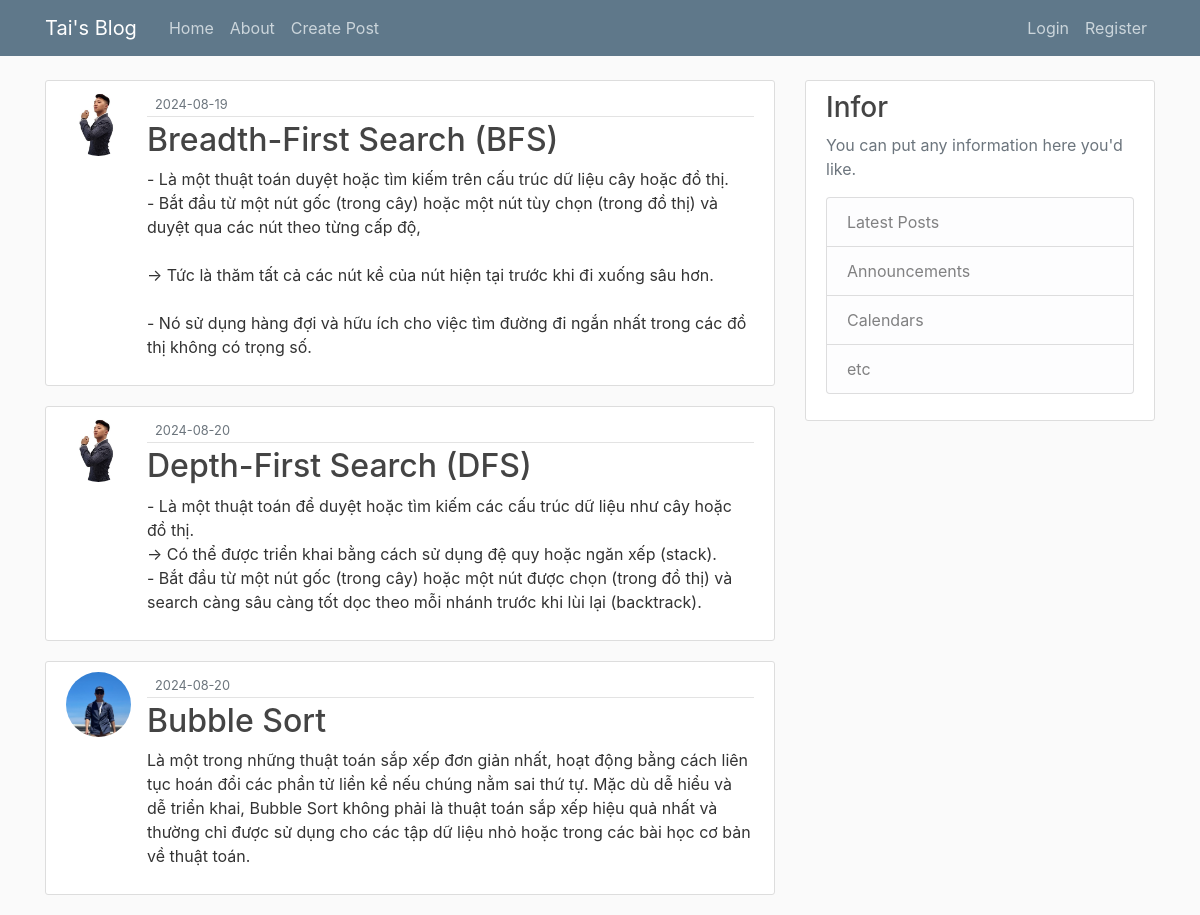
Page /home on the earlier database version.
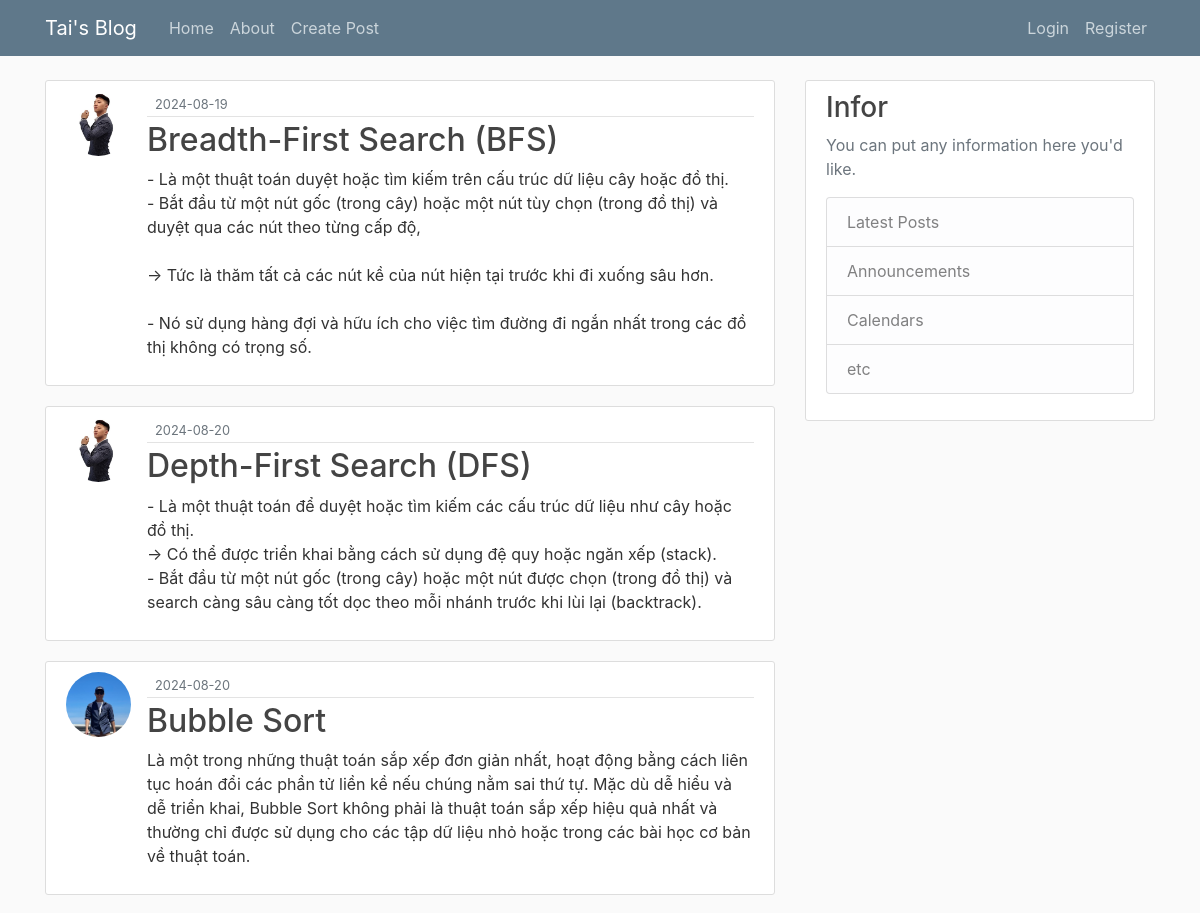
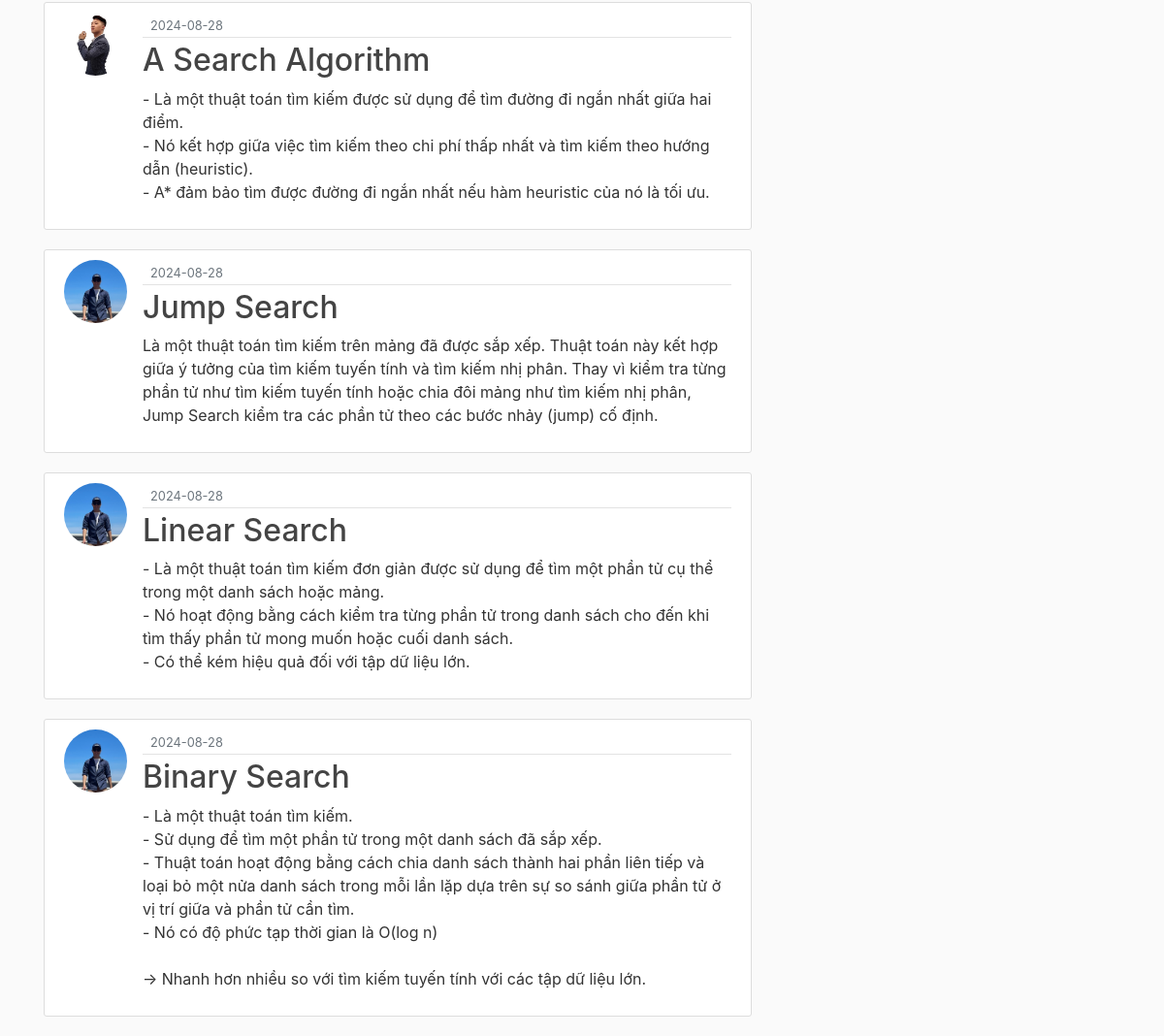
Same page on the later database version (2 pictures, top to bottom).
### flaskblog/models.py (models this page shows, shortened)
class Post(db.Model):
    id = db.Column(db.Integer, primary_key = True)
    title = db.Column(db.String(100), nullable=False)
    date_posted = db.Column(db.DateTime, nullable=False, default = datetime.utcnow)
    content = db.Column(db.Text, nullable = False)
    user_id = db.Column(db.Integer, db.ForeignKey('user.id'), nullable = False)

class User(db.Model, UserMixin):
    id = db.Column(db.Integer, primary_key = True)
    user_name = db.Column(db.String(20), unique = True, nullable=False)
    email = db.Column(db.String(120), unique = True, nullable=False)
    image_file = db.Column(db.String(20), nullable=False, default = 'default.jpg')
    password = db.Column(db.String(60), nullable = False)
    posts = db.relationship('Post', backref = 'author', lazy  = True)

### flaskblog/routes.py (the view)
@app.route("/")
@app.route("/home")
def home():
    posts = Post.query.all()
    return render_template('home.html', posts=posts)

### flaskblog/templates/home.html (shortened to what this page needs)
{% extends "layout.html" %}
{% block content %}
    {% for post in posts %}
        <article class="media content-section">
          <img class="rounded-circle article-img" src="{{ url_for('static', filename='profile_pics/' + post.author.image_file) }}">
          <div class="media-body">
            <div class="article-metadata">
            <small class="text-muted">{{ post.date_posted.strftime('%Y-%m-%d') }}</small>
            </div>
          <h2><a class="article-title" href="{{ url_for('post', post_id=post.id) }}">{{ post.title }}</a></h2>
            <p class="article-content">{{ post.content }}</p>
          </div>
        </article>
    {% endfor %}
{% endblock content %}

### flaskblog/templates/layout.html (shortened to what this page needs)
<!DOCTYPE html>
<html>
<head>
  <link href="https://maxcdn.bootstrapcdn.com/bootstrap/4.0.0/css/bootstrap.min.css" rel="stylesheet"
>
  <link rel="stylesheet" type="text/css" href="{{ url_for('static',filename ='main.css') }}">
</head>
<body>
  <header class="site-header">
    <nav class="navbar navbar-expand-md navbar-dark bg-steel fixed-top">
      <div class="container">
        <a class="navbar-brand mr-4" href="/">Tai's Blog</a>
        <div class="collapse navbar-collapse" id="navbarToggle">
          <div class="navbar-nav mr-auto">
            <a class="nav-item nav-link" href="{{ url_for('home') }}">Home</a>
            <a class="nav-item nav-link" href="{{ url_for('about') }}">About</a>
            <a class="nav-item nav-link" href="{{ url_for('new_post') }}">Create Post</a>
          </div>
          <div class="navbar-nav">
            {% if current_user.is_authenticated %}
            <a class="nav-item nav-link" href="{{ url_for('account') }}">Account</a>
            <a class="nav-item nav-link" href="{{ url_for('logout') }}">Logout</a>
            {% else %}
            <a class="nav-item nav-link" href="{{ url_for('login') }}">Login</a>
            <a class="nav-item nav-link" href="{{ url_for('register') }}">Register</a>
            {% endif %}
          </div>
        </div>
      </div>
    </nav>
  </header>
  <main role="main" class="container">
    <div class="row">
      <div class="col-md-8">
        {% block content %}
        {% endblock %}
      </div>
      <div class="col-md-4">
        <div class="content-section">
          <h3>Infor</h3>
          <p class='text-muted'>You can put any information here you'd like.
          <ul class="list-group">
            <li class="list-group-item list-group-item-light">Latest Posts</li>
            <li class="list-group-item list-group-item-light">Announcements</li>
            <li class="list-group-item list-group-item-light">Calendars</li>
            <li class="list-group-item list-group-item-light">etc</li>
          </ul>
          </p>
        </div>
      </div>
    </div>
  </main>
</body>
</html>

### flaskblog/static/main.css (style rules this page uses)
body { background: #fafafa; color: #333333; margin-top: 5rem; }
h1, h2, h3 { color: #444444; }
.bg-steel { background-color: #5f788a; }
.site-header .navbar-nav .nav-link { color: #cbd5db; }
.content-section { background: #ffffff; padding: 10px 20px; border: 1px solid #dddddd; border-radius: 3px; margin-bottom: 20px; }
.article-title { color: #444444; }
.article-content { white-space: pre-line; }
.article-img { height: 65px; width: 65px; margin-right: 16px; }
.article-metadata { padding-bottom: 1px; margin-bottom: 4px; border-bottom: 1px solid #e3e3e3 }

Differences in the rows shown:
added Post: image_file (placeholder picture), date_posted "2024-08-28", title "A Search Algorithm", content "- Là một thuật toán tìm kiếm được sử dụng để tìm đường đi ngắn nhất giữa hai điểm. - Nó kết hợp giữa việc tìm kiếm theo chi phí thấp nhất và tìm kiếm theo hướng dẫn (heuristic). - A* đảm bảo tìm được đường đi ngắn nhất nếu hàm heuristic của nó là tối ưu."
added Post: image_file (picture), date_posted "2024-08-28", title "Jump Search", content "Là một thuật toán tìm kiếm trên mảng đã được sắp xếp. Thuật toán này kết hợp giữa ý tưởng của tìm kiếm tuyến tính và tìm kiếm nhị phân. Thay vì kiểm tra từng phần tử như tìm kiếm tuyến tính hoặc chia đôi mảng như tìm kiếm nhị phân, Jump Search kiểm tra các phần tử theo các bước nhảy (jump) cố định."
added Post: image_file (picture), date_posted "2024-08-28", title "Linear Search", content "- Là một thuật toán tìm kiếm đơn giản được sử dụng để tìm một phần tử cụ thể trong một danh sách hoặc mảng. - Nó hoạt động bằng cách kiểm tra từng phần tử trong danh sách cho đến khi tìm thấy phần tử mong muốn hoặc cuối danh sách. - Có thể kém hiệu quả đối với tập dữ liệu lớn."
added Post: image_file (picture), date_posted "2024-08-28", title "Binary Search", content "- Là một thuật toán tìm kiếm. - Sử dụng để tìm một phần tử trong một danh sách đã sắp xếp. - Thuật toán hoạt động bằng cách chia danh sách thành hai phần liên tiếp và loại bỏ một nửa danh sách trong mỗi lần lặp dựa trên sự so sánh giữa phần tử ở vị trí giữa và phần tử cần tìm. - Nó có độ phức tạp thời gian là O(log n) → Nhanh hơn nhiều so với tìm kiếm tuyến tính với các tập dữ liệu lớn."
